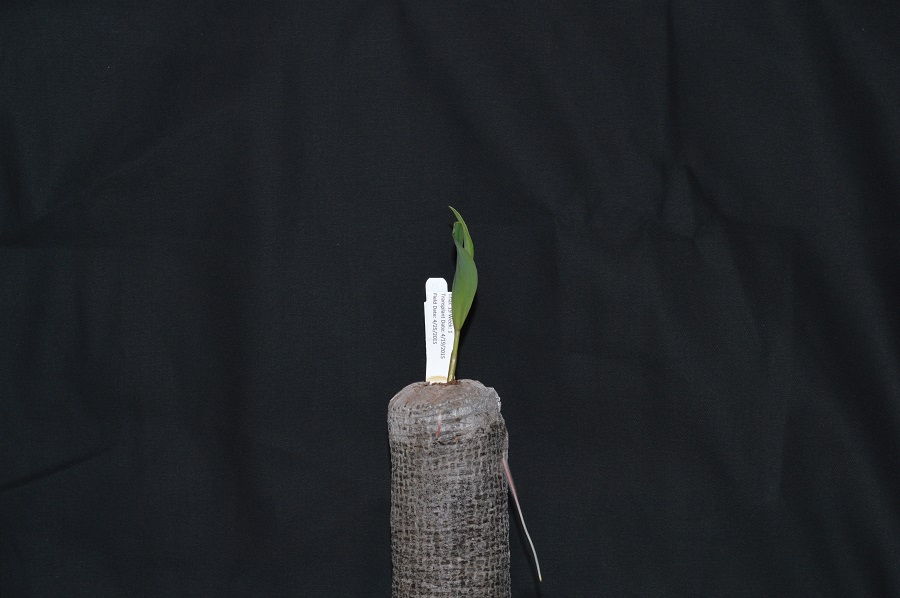
#> input picture data/plant-seedling.jpg, 900 x 598 px
$ jupyter execute --allow-errors '4-Creating Histograms.ipynb'   (shell and % lines are left out)
#> lines starting #> are read from the running program, lines starting #| are printed output that depends on the picture
## Creating Histograms

A histogram basically helps you understand how frequently color values appear in an image. In grayscale image, it generally means you are plotting the frequency of each brightness point. When you try to plot a RGB it will break into three lines and tell you the frequency of values for each colour, but it cannot represnt it overall for all three channels together.

[cell 1]
# import libraries
import numpy as np
import skimage
import skimage.io as skio
import matplotlib.pyplot as plt

[cell 2]
image = skio.imread("data/plant-seedling.jpg", as_gray = True)
#> image: shape (598, 900) float64; min 0.00561, max 1, mean 0.139
plt.subplots()
plt.imshow(image, cmap="gray")

[cell 3]
# create histogram
histogram, bin_edges = np.histogram(image, bins = 256, range=(0,1))
#> histogram = 256 values, max 51646 at index 30, min 0 at index 0, mean 2102.3; bin_edges = 257 values from 0 to 1

[cell 4]
histogram
#> Out has the same summary as histogram

[cell 5]
plt.figure()
plt.title("Grayscale histogram")
plt.xlabel("Grayscale value")
plt.ylabel("Pixel Count")
plt.xlim([0.0,1.0])

plt.plot(bin_edges[0:-1], histogram)
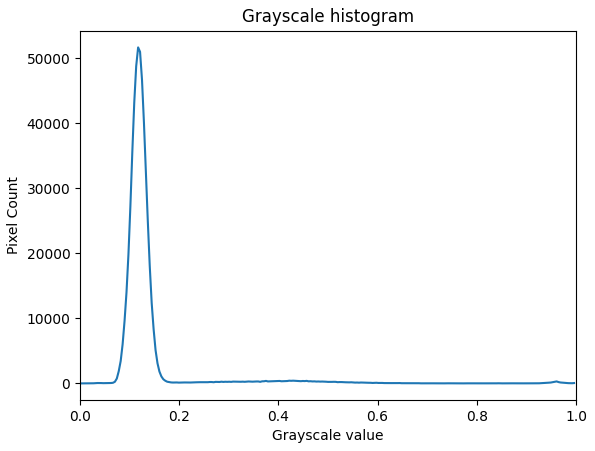
#> figure drawn by matplotlib, 1 panel; curve peaks at x = 0.117, y = 51646

The above figure shows you the histogram of bright values with a peak between 0.0 - 0.2 and then a small peak between 0.9-1.0.

In the histogram above, there are a large number of very dark pixels, as indicated in the chart by the spike around the grayscale value 0.12. This is because the original image has mostly a black background.
#### Masks in Histogram
To focus specifically on a part of the image like the seedling we need to use masks.
The task is to hover over the plant seedling image with your mouse to determine the (x, y) coordinates of a bounding box around the leaf of the seedling. Then create a mask with a white rectangle covering that bounding box after which a histogram is plotted.

[cell 6]
#create a mask
mask = np.zeros(shape=image.shape[0:2], dtype="bool") # creates a black background
import skimage.draw
rr, cc = skimage.draw.rectangle(start = (200, 410), end=(386, 485))
mask[rr,cc] = True # sets the box bounding the the leaf to white
image[mask] = True
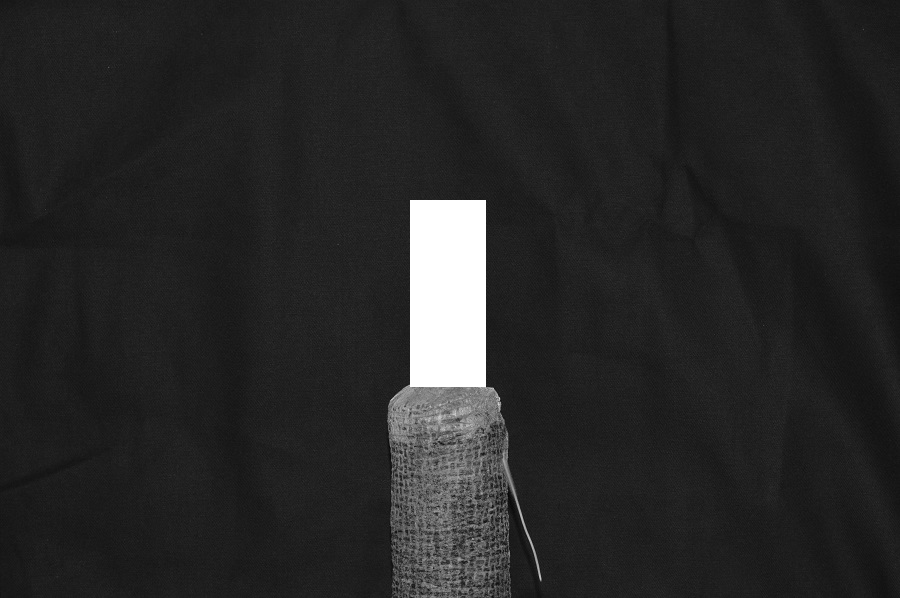
#> image: shape (598, 900) float64; min 0.0131, max 1, mean 0.156
plt.subplots()
plt.imshow(mask, cmap = "gray")
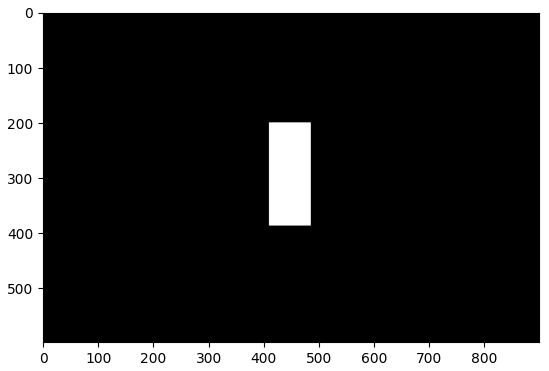
#> figure drawn by matplotlib, 1 panel

[cell 7]
# create histogram
histogram, bin_edges = np.histogram(image[mask], bins = 256, range=(0,1))
#> histogram = 256 values from 0 to 14212
plt.figure()
plt.title("Grayscale histogram")
plt.xlabel("Grayscale value")
plt.ylabel("Pixel Count")
plt.xlim([0.0,1.0])

plt.plot(bin_edges[0:-1], histogram)
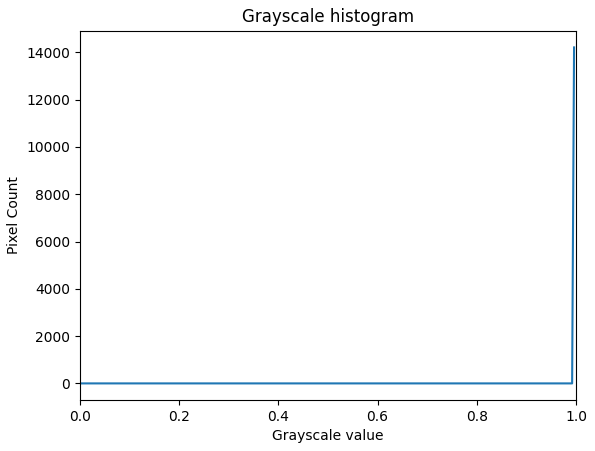
#> figure drawn by matplotlib, 1 panel; curve peaks at x = 0.996, y = 14212

The above histogram has many peaks this is because relative proportion of bright pixels to dark pixels has grown.

[cell 8]
image = skio.imread("data/plant-seedling.jpg", as_gray = False)
#> image: shape (598, 900, 3)
plt.subplots()
plt.imshow(image)

## Colour Histograms

Enumerate through each of the channels and then plot the frequency count of each volour value.

[cell 9]
colors = ['red','green','blue']

plt.figure()
plt.xlim([0,255])

for channel_id, c in enumerate(colors):
    histogram, bin_edges = np.histogram(image[:,:,channel_id], bins = 256, range= (0,256))
    plt.plot(bin_edges[0:-1], histogram, color = c)

plt.title("Colour Histogram")
plt.xlabel("Colour value")
plt.ylabel("Pixel Count")
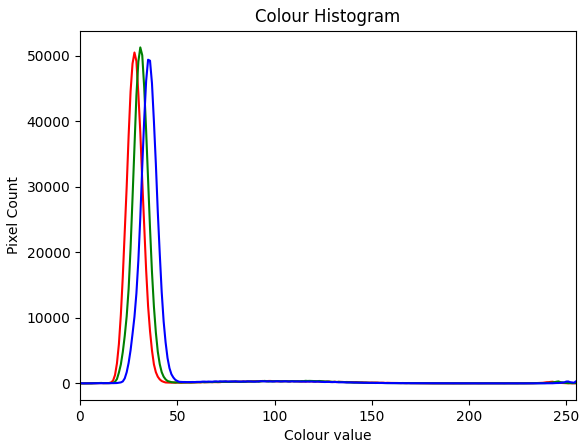
#> figure drawn by matplotlib, 1 panel; curve peaks at x = 28, y = 50505; curve peaks at x = 31, y = 51284; curve peaks at x = 35, y = 49400

#### Colour histogram of well plate

We are interested in the colour histogram of one of the sensors in the well plate image, specifically, the seventh well from the left in the topmost row, which shows Erythrosin B reacting with water. Find the centre of that well and the radius (in pixels) of the well by hovering over the image with your mouse. Then create a circular mask to select only the desired well. Then, use that mask to apply the colour histogram operation to that well.

#> (a cell that did not finish here is left out)

[cell 11]
center = (1053, 240) #(x,y)
#> center = (1053, 240)
radius = 1100-1053
# The fourth dimension is alpha channel. It is used to set how opaque the image must be.
#In this image the alpha is 255 everywhere, which means that the image is opaque throughout.
mask = np.zeros(shape=image.shape[0:2], dtype = "bool")
rr, cc = skimage.draw.disk((center[1], center[0]), radius)
#> rr = 6917 values from 194 to 286; cc = 6917 values, max 1099 at index 2667, min 1007 at index 2575, mean 1053
#> (the rest of this cell did not finish here and is left out)

[cell 12]
colors=["red","green","blue"]
plt.figure()
plt.xlim([0,256])
for channel_id, c in enumerate(colors):
    histogram, bin_edges = np.histogram(image[:,:,channel_id][mask], bins = 256, range = (0, 256))
    plt.plot(bin_edges[0:-1], histogram, color = c)
plt.title("Colour Histogram")
plt.xlabel("Colour Value")
plt.ylabel("Pixel Count")
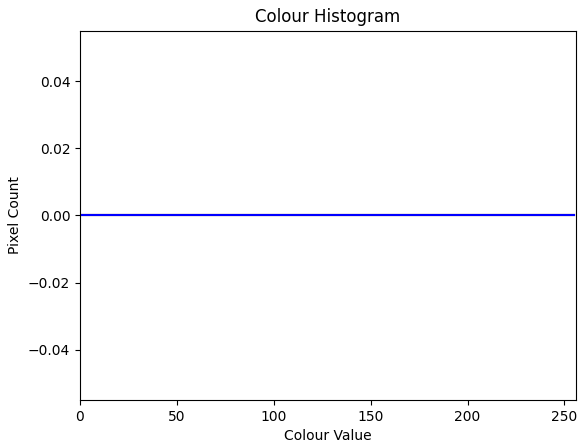
#> figure drawn by matplotlib, 1 panel
